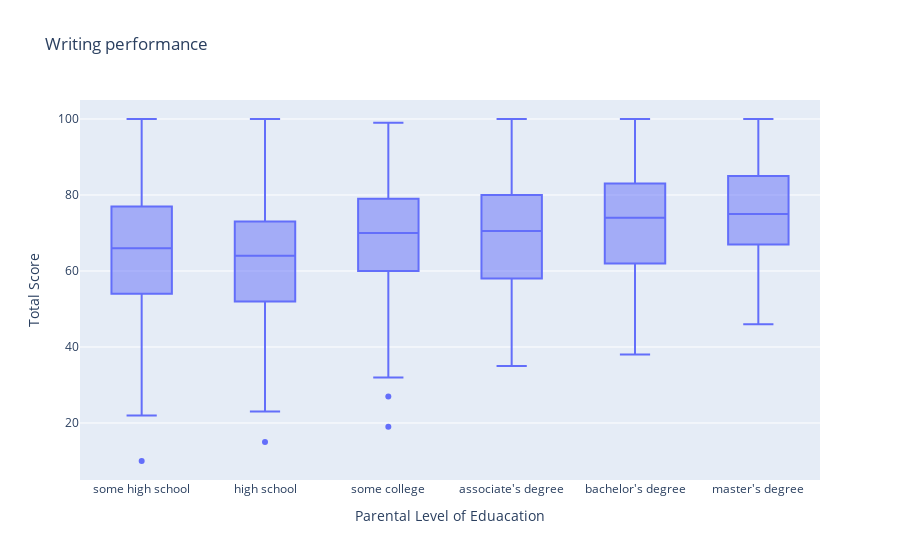

Source (notebook cell):
### Code cell
fig = px.box(
    DF,
    x='parental level of education',  
    y='writing score',  
    title='Writing performance',
    
)
fig.update_layout(
    xaxis_title='Parental Level of Eduacation',
                  yaxis_title='Total Score',
    xaxis=dict(
        categoryorder="array",
        categoryarray=order  
    )
)

fig.show()

### Figure 1 — Plotly figure (JSON) as saved in the notebook; plotly's stock layout.template omitted (floating-point values rounded to 4 significant figures; data arrays with more than 128 entries replaced by an {"elided": "..."} marker saying what was removed)
{"data": [{"alignmentgroup": "True", "hovertemplate": "parental level of education=%{x}<br>writing score=%{y}<extra></extra>", "legendgroup": "", "marker": {"color": "#636efa"}, "name": "", "notched": false, "offsetgroup": "", "orientation": "v", "showlegend": false, "type": "box", "x": {"elided": "1000 str values"}, "x0": " ", "xaxis": "x", "y": {"elided": "1000 int values"}, "y0": " ", "yaxis": "y"}], "layout": {"autosize": true, "boxmode": "group", "legend": {"tracegroupgap": 0}, "title": {"text": "Writing performance"}, "xaxis": {"anchor": "y", "autorange": true, "categoryarray": ["some high school", "high school", "some college", "associate's degree", "bachelor's degree", "master's degree"], "categoryorder": "array", "domain": [0, 1], "range": [-0.5, 5.5], "title": {"text": "Parental Level of Eduacation"}, "type": "category"}, "yaxis": {"anchor": "x", "autorange": true, "domain": [0, 1], "range": [5, 105], "title": {"text": "Total Score"}, "type": "linear"}}}
